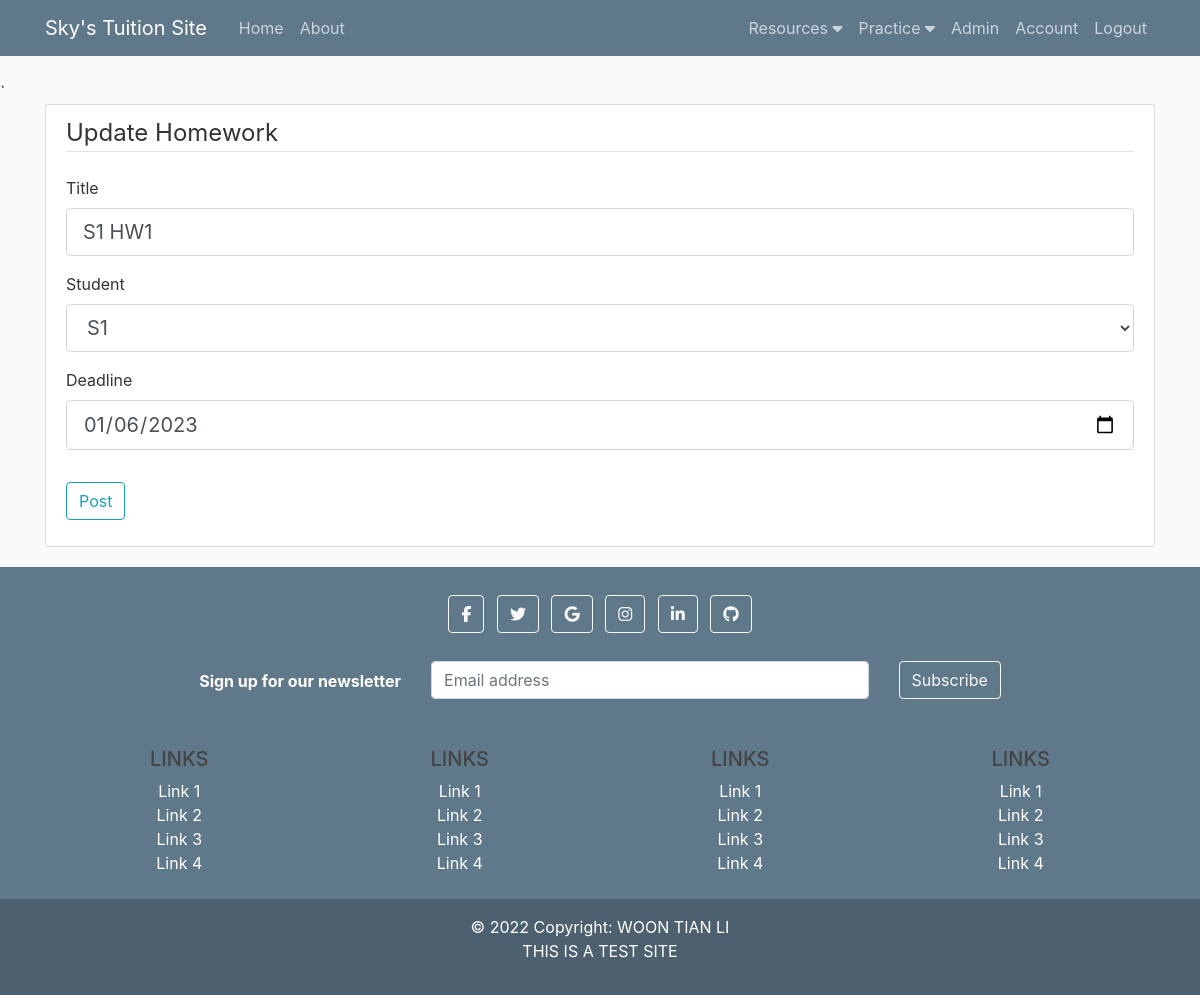
Page /homework/1/update (signed in) on the earlier database version.
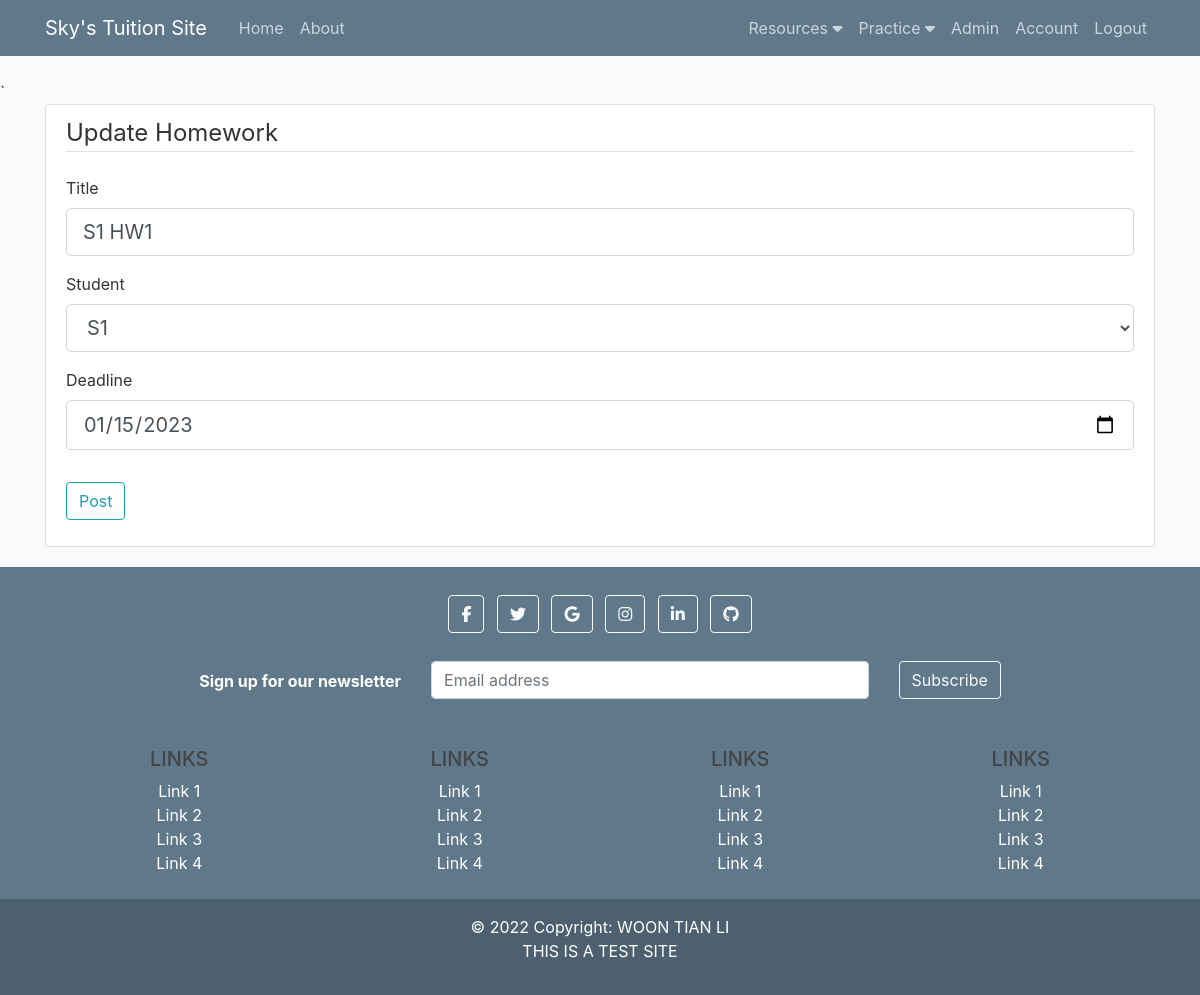
Same page on the later database version.
### flaskblog/models.py (models this page shows, shortened)
class Homework(db.Model): #Creating homework table in DB
    id = db.Column(db.Integer, primary_key = True)
    title = db.Column(db.String(100), nullable=False)
    student_id = db.Column(db.Integer, nullable=False)
    deadline = db.Column(db.DateTime, nullable=False, default = datetime.now)
    date_posted = db.Column(db.DateTime, nullable=False, default = datetime.now)
    user_id = db.Column(db.Integer, db.ForeignKey('user.id'), nullable=False) #foreign key links to User table
    questions = db.relationship('Question', backref='hwk', lazy=True)
    workings = db.relationship('Working', backref='hwk', lazy=True)

### flaskblog/homeworks/routes.py (the view)
@homeworks.route("/homework/<int:homework_id>/update", methods=['GET', 'POST']) #route based on homework id
@login_required
def update_homework(homework_id):
    homework = Homework.query.get_or_404(homework_id)
    if homework.author != current_user: #only creator can update homework
        abort(403)
    form = HomeworkForm()
    users = User.query.filter_by(account_type='User').all()
    users_arr = []
    for i in users:
        users_arr.append(i.username)
    form.student.choices = users_arr
    if form.validate_on_submit(): #if valid, display all these DB data on webpage
        homework.title = form.title.data
        homework.student_id = (User.query.filter_by(username=form.student.data).first()).id
        homework.deadline = form.deadline.data
        db.session.commit()
        flash('Your homework has been updated!', 'success')
        return redirect(url_for('homeworks.homework_all', student="ALL")) #redirect back to homework page after updating
    elif request.method == 'GET':
        form.title.data = homework.title
        form.deadline.data = homework.deadline
        form.student.data = (User.query.filter_by(id=homework.student_id).first()).username
    return render_template('create_homework.html', title='Update Homework', form=form, legend = "Update Homework")

### flaskblog/homeworks/forms.py
class HomeworkForm(FlaskForm):
    title = StringField('Title')
    student = SelectField('Student', coerce=str, validators=[DataRequired()])
    deadline = DateField('Deadline', validators=[DataRequired()])
    submit = SubmitField('Post')

### flaskblog/models.py (called while the page is built)
@login_manager.user_loader
def load_user(user_id):
    return User.query.get(int(user_id))

### flaskblog/templates/create_homework.html (shortened to what this page needs)
{% extends "layout.html" %}
{% block content %}
<div class="content-section">
    <form method="POST" action=""novalidate>
        <fieldset class="form-group">
            <legend class="border-bottom mb-4">{{ legend }}</legend>
            <div class="form-group">
                {{ form.title.label(class="form-control-label") }}
                {% if form.title.errors %}
                    {{ form.title(class="form-control form-control-lg is-invalid") }}
                    <div class="invalid-feedback">
                        {% for error in form.title.errors %}
                            <span>{{ error }}</span>
                        {% endfor %}
                    </div>
                {% else %}
                    {{ form.title(class="form-control form-control-lg") }}
                {% endif %}
            </div>
            <div class="form-group">
                {{ form.student.label(class="form-control-label") }}
                {% if form.student.errors %}
                    {{ form.student(class="form-control form-control-lg is-invalid") }}
                    <div class="invalid-feedback">
                        {% for error in form.student.errors %}
                            <span>{{ error }}</span>
                        {% endfor %}
                    </div>
                {% else %}
                    {{ form.student(class="form-control form-control-lg") }}
                {% endif %}
            </div>
            <div class="form-group">
                {{ form.deadline.label(class="form-control-label") }}
                {% if form.deadline.errors %}
                    {{ form.deadline(class="form-control form-control-lg is-invalid") }}
                    <div class="invalid-feedback">
                        {% for error in form.deadline.errors %}
                            <span>{{ error }}</span>
                        {% endfor %}
                    </div>
                {% else %}
                    {{ form.deadline(class="form-control form-control-lg") }}
                {% endif %}
            </div>
        </fieldset>
        <div class="form-group">
            {{ form.submit(class="btn btn-outline-info") }}
        </div>
    </form>
</div>
{% endblock content %}

Differences in the rows shown:
changed Homework "S1 HW1": deadline "01/06/2023" → "01/15/2023"
